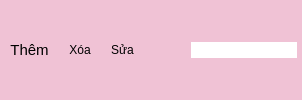
        <widget class="QFrame" name="Control">
         <property name="layoutDirection">
          <enum>Qt::LeftToRight</enum>
         </property>
         <property name="autoFillBackground">
          <bool>false</bool>
         </property>
         <property name="styleSheet">
          <string notr="true">QWidget{
	background-color: rgb(240, 194, 213);
	border-radius: 5px;
	color:black;
}
QPushButton {
	text-align:center;
	height: 30px;
	padding-left:5px;
	padding-right:5px;
	border-top-left-radius:10px;
	border-bottom-left-radius:10px;
   border-top-right-radius:10px;
	border-bottom-right-radius:10px;
}
QPushButton:checked{
	background-color:#F5FAFE;
	color:rgb(0, 0, 0);
	font-weight:bold;
}
</string>
         </property>
         <property name="frameShape">
          <enum>QFrame::StyledPanel</enum>
         </property>
         <property name="frameShadow">
          <enum>QFrame::Raised</enum>
         </property>
         <layout class="QGridLayout" name="gridLayout" rowstretch="0" columnstretch="0,0,0,0">
          <property name="leftMargin">
           <number>5</number>
          </property>
          <property name="topMargin">
           <number>5</number>
          </property>
          <property name="rightMargin">
           <number>5</number>
          </property>
          <property name="bottomMargin">
           <number>5</number>
          </property>
          <property name="horizontalSpacing">
           <number>10</number>
          </property>
          <property name="verticalSpacing">
           <number>0</number>
          </property>
          <item row="0" column="1">
           <widget class="QPushButton" name="icon_delete">
            <property name="layoutDirection">
             <enum>Qt::LeftToRight</enum>
            </property>
            <property name="text">
             <string>Xóa</string>
            </property>
            <property name="icon">
             <iconset resource="resources.qrc">
              <normaloff>:/icons/delete_24dp_FILL0_wght400_GRAD0_opsz24(1).png</normaloff>:/icons/delete_24dp_FILL0_wght400_GRAD0_opsz24(1).png</iconset>
            </property>
            <property name="checkable">
             <bool>true</bool>
            </property>
            <property name="autoExclusive">
             <bool>true</bool>
            </property>
           </widget>
          </item>
          <item row="0" column="2">
           <widget class="QPushButton" name="icon_fix">
            <property name="cursor">
             <cursorShape>ArrowCursor</cursorShape>
            </property>
            <property name="mouseTracking">
             <bool>false</bool>
            </property>
            <property name="contextMenuPolicy">
             <enum>Qt::NoContextMenu</enum>
            </property>
            <property name="layoutDirection">
             <enum>Qt::LeftToRight</enum>
            </property>
            <property name="autoFillBackground">
             <bool>false</bool>
            </property>
            <property name="text">
             <string>Sửa</string>
            </property>
            <property name="icon">
             <iconset resource="resources.qrc">
              <normaloff>:/icons/update_24dp_FILL0_wght400_GRAD0_opsz24(1).png</normaloff>:/icons/update_24dp_FILL0_wght400_GRAD0_opsz24(1).png</iconset>
            </property>
            <property name="checkable">
             <bool>true</bool>
            </property>
            <property name="autoExclusive">
             <bool>true</bool>
            </property>
           </widget>
          </item>
          <item row="0" column="3">
           <layout class="QHBoxLayout" name="horizontalLayout">
            <item>
             <widget class="QPushButton" name="icon_search">
              <property name="text">
               <string/>
              </property>
              <property name="icon">
               <iconset resource="resources.qrc">
                <normaloff>:/icons/search_black.png</normaloff>:/icons/search_black.png</iconset>
              </property>
              <property name="checkable">
               <bool>true</bool>
              </property>
              <property name="autoExclusive">
               <bool>true</bool>
              </property>
             </widget>
            </item>
            <item>
             <widget class="QLineEdit" name="search">
              <property name="styleSheet">
               <string notr="true">QLineEdit{
	background-color: rgb(255, 255, 255);
	border-radius: 10px;
}</string>
              </property>
             </widget>
            </item>
           </layout>
          </item>
          <item row="0" column="0" alignment="Qt::AlignHCenter|Qt::AlignVCenter">
           <widget class="QPushButton" name="icon_add">
            <property name="font">
             <font>
              <pointsize>11</pointsize>
             </font>
            </property>
            <property name="cursor">
             <cursorShape>ArrowCursor</cursorShape>
            </property>
            <property name="focusPolicy">
             <enum>Qt::StrongFocus</enum>
            </property>
            <property name="layoutDirection">
             <enum>Qt::LeftToRight</enum>
            </property>
            <property name="text">
             <string>Thêm</string>
            </property>
            <property name="icon">
             <iconset resource="resources.qrc">
              <normaloff>:/icons/add_24dp_FILL0_wght400_GRAD0_opsz24.png</normaloff>:/icons/add_24dp_FILL0_wght400_GRAD0_opsz24.png</iconset>
            </property>
            <property name="checkable">
             <bool>true</bool>
            </property>
            <property name="autoExclusive">
             <bool>true</bool>
            </property>
           </widget>
          </item>
         </layout>
        </widget>
